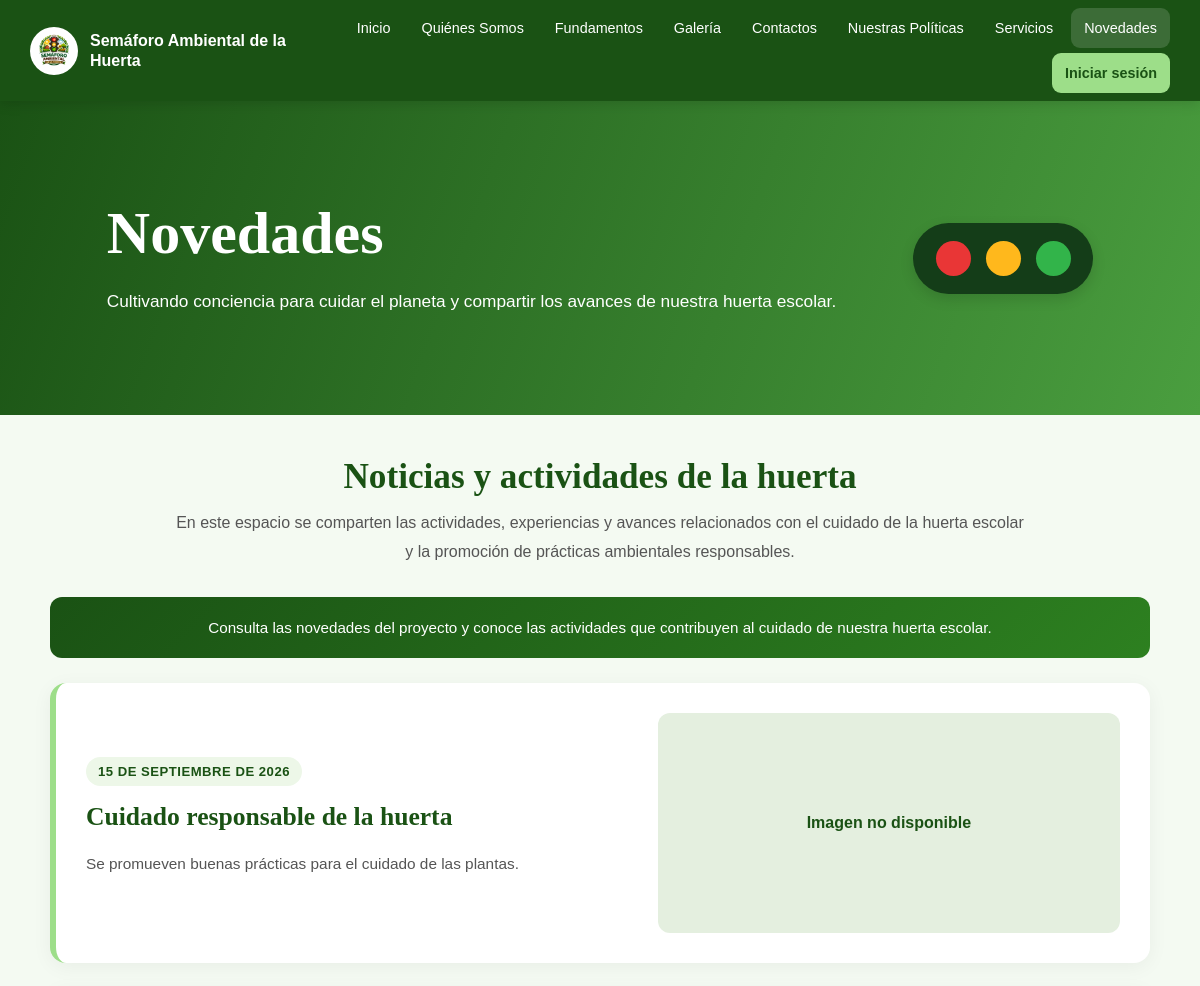
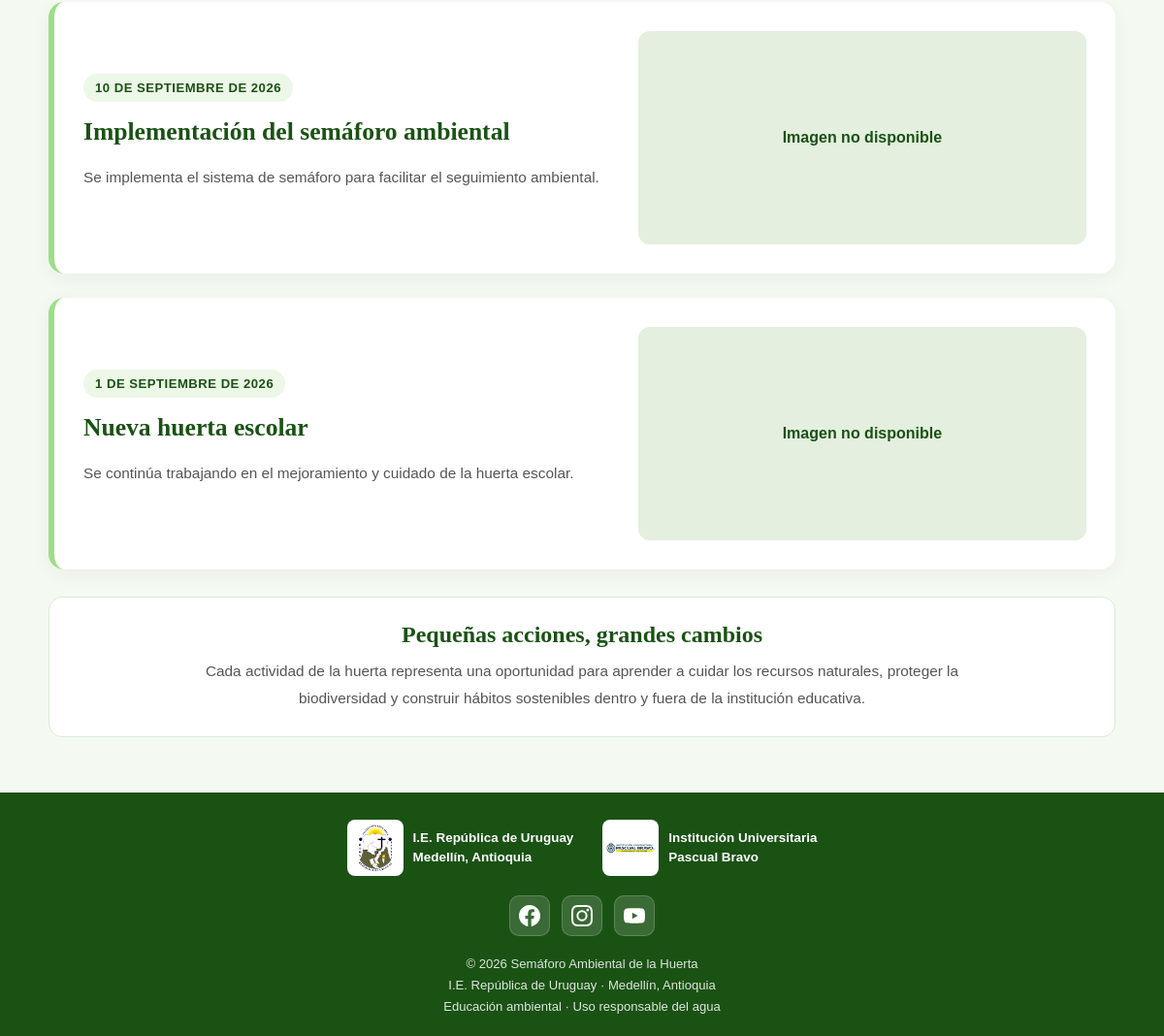
Page /semaforo-ambiental/novedades.php on the committed database (2 pictures, top to bottom).
### tables this page shows
CREATE TABLE `tbl_novedades` (
  `id_novedad` int(11) NOT NULL,
  `id_usuario` int(11) NOT NULL,
  `titulo` varchar(150) NOT NULL,
  `descripcion` text DEFAULT NULL,
  `fecha_publicacion` date NOT NULL,
  `imagen` varchar(255) DEFAULT NULL,
  `activo` tinyint(1) NOT NULL DEFAULT 1
);

### semaforo-ambiental/novedades.php (the view, shortened to what this page needs)
<?php
require_once __DIR__ . '/config/conexion.php';
$conexion->set_charset('utf8mb4');
function e($valor): string
{
    return htmlspecialchars((string)($valor ?? ''), ENT_QUOTES, 'UTF-8');
}
$logueado = isset($_SESSION['id_usuario']) && (int)$_SESSION['id_usuario'] > 0;
$nombreEstudiante = $logueado
    ? (string)($_SESSION['nombre_completo'] ?? $_SESSION['nombre'] ?? $_SESSION['usuario'] ?? 'Usuario')
    : '';
function obtenerImagenNovedad($imagen): ?string
{
    $imagen = trim((string)($imagen ?? ''));
    $imagen = str_replace('\\', '/', ltrim($imagen, '/'));
    $nombreArchivo = basename($imagen);
    $rutasPosibles = [
        __DIR__ . '/' . $imagen,
        __DIR__ . '/imagenes/' . $nombreArchivo,
        __DIR__ . '/imagenes/novedades/' . $nombreArchivo,
        __DIR__ . '/img/novedades/' . $nombreArchivo,
        __DIR__ . '/uploads/novedades/' . $nombreArchivo,
    ];
    $directorioProyecto = realpath(__DIR__);
    foreach ($rutasPosibles as $ruta) {
        if (!is_file($ruta)) {
            continue;
        }
        $rutaReal = realpath($ruta);
        $prefijo = $directorioProyecto . DIRECTORY_SEPARATOR;
        return str_replace(DIRECTORY_SEPARATOR, '/', substr($rutaReal, strlen($prefijo)));
    }
    return null;
}
$novedades = [];
$errorConsulta = false;
$sql = "SELECT id_novedad, titulo, descripcion, fecha_publicacion, imagen
        FROM tbl_novedades
        WHERE activo = 1
        ORDER BY fecha_publicacion DESC, id_novedad DESC";
$resultado = $conexion->query($sql);
if ($resultado instanceof mysqli_result) {
    while ($fila = $resultado->fetch_assoc()) {
        $novedades[] = $fila;
    }
} else {
    $errorConsulta = true;
    error_log('Error al consultar tbl_novedades: ' . $conexion->error);
}
function fechaNovedad($valor): string
{
    try {
        $fecha = new DateTime((string)$valor);
        $meses = [1 => 'enero', 'febrero', 'marzo', 'abril', 'mayo', 'junio', 'julio', 'agosto', 'septiembre', 'octubre', 'noviembre', 'diciembre'];
        return $fecha->format('j') . ' de ' . $meses[(int)$fecha->format('n')] . ' de ' . $fecha->format('Y');
    } catch (Throwable $ex) {
        return (string)$valor;
    }
}
?>
<!DOCTYPE html>
<html lang="es">
<head>
</head>
<body>
<nav class="barra-navegacion" aria-label="Menú principal">
    <a href="./index.php" class="nav-marca">
        <img src="./img/logo.jpeg" alt="Logo del proyecto" onerror="this.onerror=null;this.src='./img/logo.png'">
        <span>Semáforo Ambiental de la Huerta</span>
    </a>
    <div class="nav-enlaces">
        <a href="./index.php">Inicio</a>
        <a href="./quienes-somos.php">Quiénes Somos</a>
        <a href="./fundamentos.php">Fundamentos</a>
        <a href="./galeria.php">Galería</a>
        <a href="./contacto.php">Contactos</a>
        <a href="./nuestras-politicas.php">Nuestras Políticas</a>
        <a href="./servicios.php">Servicios</a>
        <a href="./novedades.php" class="activo" aria-current="page">Novedades</a>
        <?php if ($logueado): ?>
            <span class="usuario">Hola, <?= e($nombreEstudiante) ?></span>
            <a href="./logout.php" class="boton-login">Cerrar sesión</a>
        <?php else: ?>
            <a href="./login.php" class="boton-login">Iniciar sesión</a>
        <?php endif; ?>
    </div>
</nav>
<header class="encabezado-pagina">
    <div class="texto-encabezado">
        <h1>Novedades</h1>
        <p>Cultivando conciencia para cuidar el planeta y compartir los avances de nuestra huerta escolar.</p>
    </div>
    <div class="semaforo-encabezado" role="img" aria-label="Semáforo ambiental con luces roja, amarilla y verde">
        <span class="luz-encabezado roja"></span><span class="luz-encabezado amarilla"></span><span class="luz-encabezado verde"></span>
    </div>
</header>
<main>
    <div class="contenedor">
        <section class="introduccion">
            <h2>Noticias y actividades de la huerta</h2>
            <p>En este espacio se comparten las actividades, experiencias y avances relacionados con el cuidado de la huerta escolar y la promoción de prácticas ambientales responsables.</p>
        </section>
        <div class="aviso-actualizacion">Consulta las novedades del proyecto y conoce las actividades que contribuyen al cuidado de nuestra huerta escolar.</div>
        <?php if ($errorConsulta): ?>
            <section class="mensaje-estado">
                <h2>No fue posible cargar las novedades</h2>
                <p>Ocurrió un problema al consultar la información. Verifica la conexión con la base de datos y que exista la tabla <strong>tbl_novedades</strong>.</p>
            </section>
        <?php else: ?>
            <section class="lista-novedades" aria-label="Novedades publicadas">
                <?php foreach ($novedades as $novedad): ?>
                    <?php $imagenLocal = obtenerImagenNovedad($novedad['imagen'] ?? ''); ?>
                    <article class="tarjeta-novedad">
                        <div class="texto-novedad">
                            <span class="fecha-novedad"><?= e(fechaNovedad($novedad['fecha_publicacion'] ?? null)) ?></span>
                            <h2><?= e($novedad['titulo'] ?? '') ?></h2>
                            <p><?= nl2br(e($novedad['descripcion'] ?? '')) ?></p>
                        </div>
                        <div>
                            <?php if ($imagenLocal !== null): ?>
                                <img src="<?= e($imagenLocal) ?>" class="imagen-novedad" alt="<?= e($novedad['titulo'] ?? 'Imagen de la novedad') ?>" loading="lazy">
                            <?php else: ?>
                                <div class="imagen-no-disponible">Imagen no disponible</div>
                            <?php endif; ?>
                        </div>
                    </article>
                <?php endforeach; ?>
            </section>
        <?php endif; ?>
        <section class="mensaje-ambiental">
            <h2>Pequeñas acciones, grandes cambios</h2>
            <p>Cada actividad de la huerta representa una oportunidad para aprender a cuidar los recursos naturales, proteger la biodiversidad y construir hábitos sostenibles dentro y fuera de la institución educativa.</p>
        </section>
    </div>
</main>
<footer class="pie-pagina">
    <div class="logos-institucionales">
        <div class="logo-institucional">
            <img src="./img/republica-uruguay.png" alt="Logo de la Institución Educativa República de Uruguay" onerror="this.onerror=null;this.style.display='none'">
            <span>I.E. República de Uruguay<br>Medellín, Antioquia</span>
        </div>
        <div class="logo-institucional">
            <img src="./img/pascual-bravo.png" alt="Logo de la Institución Universitaria Pascual Bravo" onerror="this.onerror=null;this.style.display='none'">
            <span>Institución Universitaria<br>Pascual Bravo</span>
        </div>
    </div>
    <div class="iconos-redes" aria-label="Redes sociales">
        <a href="https://www.facebook.com/share/1cmyzR78o5/" target="_blank" rel="noopener noreferrer" title="Facebook" aria-label="Facebook">
        </a>
        <a href="https://www.instagram.com/i.edu.republicadeuruguay" target="_blank" rel="noopener noreferrer" title="Instagram" aria-label="Instagram">
        </a>
        <a href="https://www.youtube.com/@canalieru4941" target="_blank" rel="noopener noreferrer" title="YouTube" aria-label="YouTube">
        </a>
    </div>
    <p>© 2026 Semáforo Ambiental de la Huerta<br>I.E. República de Uruguay · Medellín, Antioquia<br>Educación ambiental · Uso responsable del agua</p>
</footer>
</body>
</html>

### rows in the picture
tbl_novedades: fecha_publicacion "15 DE SEPTIEMBRE DE 2026", titulo "Cuidado responsable de la huerta", descripcion "Se promueven buenas prácticas para el cuidado de las plantas."
tbl_novedades: fecha_publicacion "10 DE SEPTIEMBRE DE 2026", titulo "Implementación del semáforo ambiental", descripcion "Se implementa el sistema de semáforo para facilitar el seguimiento ambiental."
tbl_novedades: fecha_publicacion "1 DE SEPTIEMBRE DE 2026", titulo "Nueva huerta escolar", descripcion "Se continúa trabajando en el mejoramiento y cuidado de la huerta escolar."
